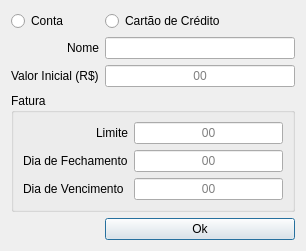
<?xml version="1.0" encoding="UTF-8"?>
<ui version="4.0">
 <class>Dialog</class>
 <widget class="QDialog" name="Dialog">
  <property name="geometry">
   <rect>
    <x>0</x>
    <y>0</y>
    <width>306</width>
    <height>227</height>
   </rect>
  </property>
  <property name="windowTitle">
   <string>Dialog</string>
  </property>
  <layout class="QGridLayout" name="gridLayout">
   <item row="0" column="0">
    <widget class="QRadioButton" name="AccRadio">
     <property name="text">
      <string>Conta</string>
     </property>
    </widget>
   </item>
   <item row="4" column="1">
    <widget class="QPushButton" name="OK">
     <property name="text">
      <string>Ok</string>
     </property>
    </widget>
   </item>
   <item row="1" column="0">
    <widget class="QLabel" name="label">
     <property name="styleSheet">
      <string notr="true">font: 63 11pt &quot;Segoe UI Semibold&quot;;</string>
     </property>
     <property name="text">
      <string>Nome</string>
     </property>
     <property name="alignment">
      <set>Qt::AlignRight|Qt::AlignTrailing|Qt::AlignVCenter</set>
     </property>
    </widget>
   </item>
   <item row="2" column="0">
    <widget class="QLabel" name="label_3">
     <property name="styleSheet">
      <string notr="true">font: 63 11pt &quot;Segoe UI Semibold&quot;;</string>
     </property>
     <property name="text">
      <string>Valor Inicial (R$)</string>
     </property>
    </widget>
   </item>
   <item row="0" column="1">
    <widget class="QRadioButton" name="CCRadio">
     <property name="text">
      <string>Cartão de Crédito</string>
     </property>
    </widget>
   </item>
   <item row="2" column="1">
    <widget class="QLineEdit" name="lineEdit_3">
     <property name="alignment">
      <set>Qt::AlignCenter</set>
     </property>
     <property name="placeholderText">
      <string>00</string>
     </property>
    </widget>
   </item>
   <item row="1" column="1">
    <widget class="QLineEdit" name="lineEdit">
     <property name="alignment">
      <set>Qt::AlignCenter</set>
     </property>
    </widget>
   </item>
   <item row="3" column="0" colspan="2">
    <widget class="QGroupBox" name="groupBox">
     <property name="title">
      <string>Fatura</string>
     </property>
     <layout class="QGridLayout" name="gridLayout_2">
      <item row="0" column="0">
       <widget class="QLabel" name="label_6">
        <property name="styleSheet">
         <string notr="true">font: 63 11pt &quot;Segoe UI Semibold&quot;;</string>
        </property>
        <property name="text">
         <string>Limite</string>
        </property>
        <property name="alignment">
         <set>Qt::AlignRight|Qt::AlignTrailing|Qt::AlignVCenter</set>
        </property>
       </widget>
      </item>
      <item row="0" column="1">
       <widget class="QLineEdit" name="lineEdit_6">
        <property name="alignment">
         <set>Qt::AlignCenter</set>
        </property>
        <property name="placeholderText">
         <string>00</string>
        </property>
       </widget>
      </item>
      <item row="1" column="0">
       <widget class="QLabel" name="label_5">
        <property name="styleSheet">
         <string notr="true">font: 63 11pt &quot;Segoe UI Semibold&quot;;</string>
        </property>
        <property name="text">
         <string>Dia de Fechamento</string>
        </property>
       </widget>
      </item>
      <item row="1" column="1">
       <widget class="QLineEdit" name="lineEdit_4">
        <property name="alignment">
         <set>Qt::AlignCenter</set>
        </property>
        <property name="placeholderText">
         <string>00</string>
        </property>
       </widget>
      </item>
      <item row="2" column="0">
       <widget class="QLabel" name="label_4">
        <property name="styleSheet">
         <string notr="true">font: 63 11pt &quot;Segoe UI Semibold&quot;;</string>
        </property>
        <property name="text">
         <string>Dia de Vencimento</string>
        </property>
       </widget>
      </item>
      <item row="2" column="1">
       <widget class="QLineEdit" name="lineEdit_5">
        <property name="alignment">
         <set>Qt::AlignCenter</set>
        </property>
        <property name="placeholderText">
         <string>00</string>
        </property>
       </widget>
      </item>
     </layout>
    </widget>
   </item>
  </layout>
 </widget>
 <resources/>
 <connections/>
</ui>
